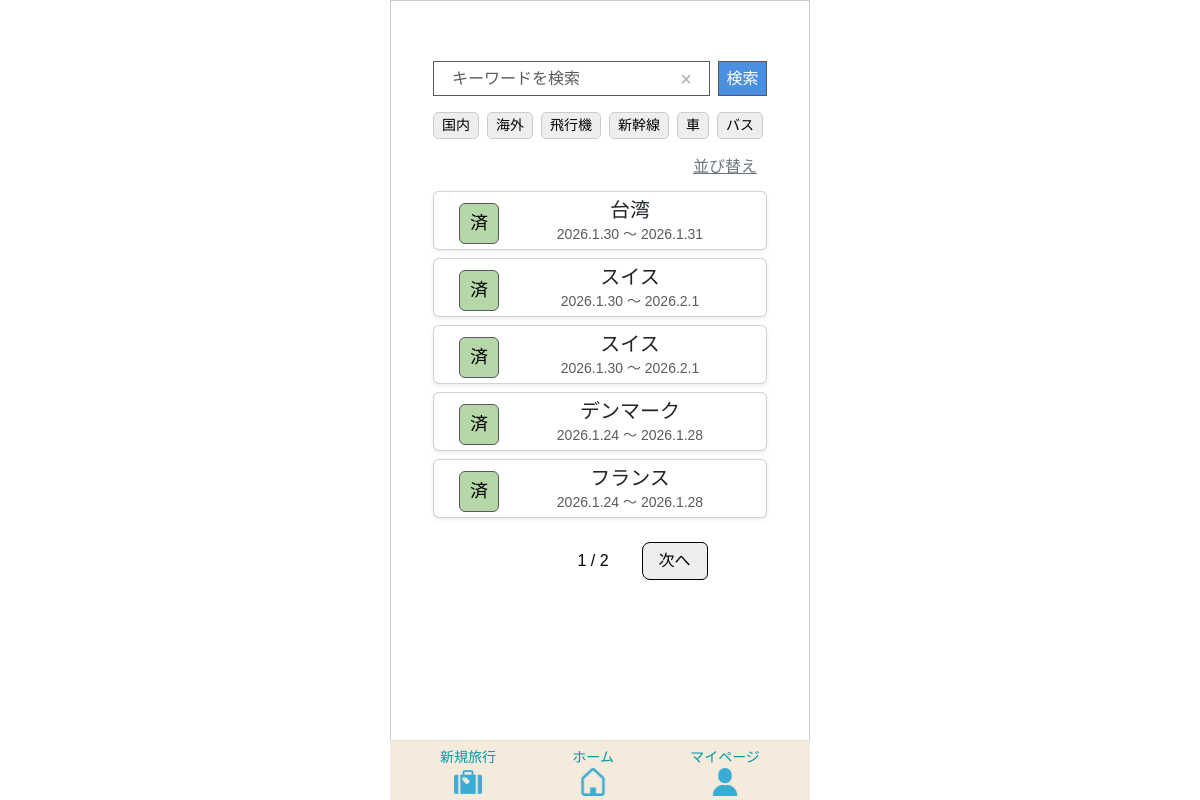
The app's page /home/ (signed in) with its own data.
### app/models/travel.py (models this page shows, shortened)
class Transport(models.Model):
    class TransportType(models.IntegerChoices):
     AIRPLANE   = 0, _("飛行機")
     SHINKANSEN = 1, _("新幹線")
     CAR        = 2, _("車")
     BUS        = 3, _("バス")
     TRAIN      = 4, _("電車")
     OTHER      = 5, _("その他")
    transport_id = models.AutoField(
        primary_key=True,
        verbose_name=_("交通手段ID")
    )
    transport_type = models.IntegerField(
    choices=TransportType.choices,
    verbose_name=_("交通手段")
    )
    created_at = models.DateTimeField(
        auto_now_add=True,
        verbose_name=_("作成日")
    )
    updated_at = models.DateTimeField(
       auto_now=True,
        verbose_name=_("更新日")
    )
    class Meta:
        verbose_name = _("交通手段")
        verbose_name_plural = _("交通手段")

class Travel_info(models.Model):
    class StayType(models.IntegerChoices):
        DAY_TRIP = 0, _("日帰り")
        STAY     = 1, _("宿泊")
    class LocationType(models.IntegerChoices):
        DOMESTIC = 0, _("国内")
        OVERSEAS = 1, _("海外")
    class StatusType(models.IntegerChoices):
        NOT_DONE  = 0, _("未")
        COMPLETE  = 1, _("完")
        PROCESSED = 2, _("済")
    travel_info_id = models.AutoField(
        primary_key=True,
        verbose_name=_("旅行情報ID")
    )
    user = models.ForeignKey(
        settings.AUTH_USER_MODEL,
        on_delete=models.CASCADE,
        verbose_name=_("ユーザーID")
    )
    travel_title = models.CharField(
        max_length=100,
        verbose_name=_("旅行タイトル")
    )
    start_date = models.DateField(
        verbose_name=_("開始日")
    )
    end_date = models.DateField(
        verbose_name=_("終了日")
    )
    stay_type = models.IntegerField(
        choices=StayType.choices,
        verbose_name=_("宿泊タイプ")
    )
    location = models.IntegerField(
        choices=LocationType.choices,
        verbose_name=_("場所"),
    )
    memo = models.CharField(
        max_length=230,
        blank=True,
        verbose_name=_("メモ")
    )
    status = models.IntegerField(
        choices=StatusType.choices,
        default=0,
        verbose_name=_("ステータス")
    )
    transport = models.ManyToManyField(
        "Transport",
        through="Travelmode",
        verbose_name=_("交通手段")
    )
    created_at = models.DateTimeField(
        auto_now_add=True,
        verbose_name=_("作成日")
    )
    updated_at = models.DateTimeField(
       auto_now=True,
        verbose_name=_("更新日")
    )
    class Meta:
        verbose_name = _("旅行情報")
        verbose_name_plural = _("旅行情報")

### app/views/home.py (the view)
# urls.py: path('home/', HomeView.as_view(), name='home'),
class HomeView(LoginRequiredMixin, TemplateView):
    template_name = "home/home.html"
    login_url = "/"
    def get(self, request, *args, **kwargs):
        keyword = request.GET.get("keyword", "")
        travel_type = request.GET.getlist("travel_type")
        transport_filter = [t for t in request.GET.getlist("transport") if t]
        sort = request.GET.get("sort", "")
        travels = Travel_info.objects.filter(user=request.user)
        if keyword:
            travels = travels.filter(travel_title__icontains=keyword)
        if travel_type:
            travels = travels.filter(location__in=travel_type)
        if transport_filter:
            travels = travels.filter(
                transport__transport_type__in=transport_filter
            )
        today = timezone.now().date()
        completed_travel_ids = (
            TravelItem.objects
            .filter(travel_category__template__travel_info__user=request.user)
            .values("travel_category__template__travel_info")
            .annotate(
                total=Count("id"),
                done=Count("id", filter=Q(item_checked=TravelItem.ItemChecked.YES))
            )
            .filter(total=F("done"))
            .values_list("travel_category__template__travel_info", flat=True)
        )
        travels = travels.annotate(
            display_status=Case(
                When(end_date__lt=today, then=Value("済")),
                When(travel_info_id__in=completed_travel_ids, then=Value("完")),
                default=Value("未"),
                output_field=CharField()
            )
        )
        travels = travels.annotate(
            status_order=Case(
                When(display_status="完", then=0),
                When(display_status="未", then=1),
                When(display_status="済", then=2),
                default=3,
                output_field=IntegerField(),
            )
        )
        if sort == "title_asc":
            travels = travels.order_by("travel_title")
        elif sort == "title_desc":
            travels = travels.order_by("-travel_title")
        elif sort == "date_asc":
            travels = travels.order_by("start_date")
        elif sort == "date_desc":
            travels = travels.order_by("-start_date")
        else:
            travels = travels.order_by("status_order", "-start_date")
        paginator = Paginator(travels, 5)
        page = request.GET.get("page")
        travels_page = paginator.get_page(page)
        tags = Transport.objects.exclude(
            transport_type=Transport.TransportType.OTHER
        )
        return render(request, self.template_name, {
            "travels": travels_page,
            "keyword": keyword,
            "tags": tags,
            "travel_type": travel_type,
            "transport": transport_filter,
            "sort": sort,
        })

### templates/home/home.html (shortened to what this page needs)
{% extends 'base.html' %}
{% load static %}
{% block extra_css %}
{{ block.super }}
<link rel="stylesheet" href="{% static 'tabipre/css/home.css' %}">
{% endblock %}
{% block content %}
<div class="container mt-5">
    <form method="GET" id="searchForm" class="d-flex mb-3 position-relative">
        <span id="clearBtn" class="clear-btn">&times;</span>
        <input type="text" name="keyword" id="keywordInput"
               value="{{ keyword }}"
               class="form-control me-2 search-input"
               placeholder="キーワードを検索">
        <button class="search-btn">検索</button>
    </form>
    <div class="d-flex flex-row flex-nowrap overflow-auto mb-2">
        <a href="#"
           class="tag-badge {% if '0' in travel_type %}selected{% endif %}"
           data-type="travel_type" data-value="0">国内</a>
        <a href="#"
           class="tag-badge {% if '1' in travel_type %}selected{% endif %}"
           data-type="travel_type" data-value="1">海外</a>
        {% for tag in tags %}
            <a href="#"
               class="tag-badge {% if tag.transport_type|stringformat:'s' in transport %}selected{% endif %}"
               data-type="transport"
               data-value="{{ tag.transport_type }}">
                {{ tag.get_transport_type_display }}
            </a>
        {% endfor %}
    </div>
    <div class="sort-btn-wrapper mb-2">
        <a href="#" class="sort-btn" data-bs-toggle="modal" data-bs-target="#sortModal">
            並び替え
        </a>
    </div>
    {% for t in travels %}
        <a href="{% url 'app:travel_detail' t.travel_info_id %}" class="text-decoration-none text-dark">
            <div class="card mb-2 shadow-sm">
                <div class="card-body d-flex align-items-center">
                    <div class="align-items-center">
                        {% if t.display_status == "未" %}
                            <span class="badge-t status-mi">未</span>
                        {% elif t.display_status == "完" %}
                            <span class="badge-t status-kan">完</span>
                        {% elif t.display_status == "済" %}
                            <span class="badge-t status-zumi">済</span>
                        {% endif %}
                    </div>
                    <div class="flex-grow-1 d-flex flex-column justify-content-center text-center">
                        <h5 class="card-title">{{ t.travel_title }}</h5>
                        <p class="card-text text-muted">
                            {{ t.start_date|date:"Y.n.j" }} 〜 {{ t.end_date|date:"Y.n.j" }}
                        </p>
                    </div>
                </div>
            </div>
        </a>
    {% empty %}
        <p class="text-center text-muted">旅行がありません</p>
    {% endfor %}
    <div class="d-flex justify-content-center mt-4">
        <nav>
            <ul class="pagination">
                {% if travels.has_previous %}
                    <li class="page-item">
                        <a class="page-link"
                           href="?page={{ travels.previous_page_number }}&keyword={{ keyword }}&sort={{ sort }}">
                           前へ
                        </a>
                    </li>
                {% else %}
                    <li class="page-item disabled">
                    </li>
                {% endif %}
                <li class="page-item active">
                    <span class="page-link">
                        {{ travels.number }} / {{ travels.paginator.num_pages }}
                    </span>
                </li>
                {% if travels.has_next %}
                    <li class="page-item">
                        <a class="page-link"
                           href="?page={{ travels.next_page_number }}&keyword={{ keyword }}&sort={{ sort }}">
                           次へ
                        </a>
                    </li>
                {% else %}
                    <li class="page-item disabled">
                        <span class="page-link" style="visibility: hidden;">次へ</span>
                    </li>
                {% endif %}
            </ul>
        </nav>
    </div>
</div>
{% endblock %}

### static/tabipre/css/base/base.css (style rules this page uses)
.badge-t { display: inline-block; min-width: 32px; border-radius: 6px; font-size: 18px; padding: 6px 10px; margin: 5px 20px 0 0 !important; border: 1px solid #595959; }
.badge-t.status-zumi { background: #b6d7a8; color: #000; }
.card-body { padding: 8px 16px !important; }
input, select, textarea { width: 100%; padding: 10px 12px; border-radius: 6px; border: 1px solid #ccc; font-size: 18px; box-sizing: border-box; }
input, select, textarea { border-radius: 0; }
input.form-control, select.form-control, textarea.form-control { border-radius: 0 !important; }
input, select, textarea { width: 100%; padding: 6px 10px; border-radius: 0; border: 1px solid #ccc; font-size: 18px; box-sizing: border-box; }
input, select, textarea { width: 100%; padding: 6px 10px; border-radius: 0; border: 1px solid #595959; font-size: 18px; box-sizing: border-box; }
input.form-control, select.form-control, textarea.form-control { border: 1px solid #595959 !important; }

### static/tabipre/css/home.css (style rules this page uses)
form input { border: 1px solid #ccc; padding: 8px; width: 100%; background-color: #ffffff; box-sizing: border-box; transition: border-color 0.25s ease, box-shadow 0.25s ease; color: #000; }
.search-input { height: 35px; width: 85%; padding: 4px 8px; border: 1px solid #ccc; }
.search-btn { font-size: 16px; background-color: #4a90e2; color: #fff; height: 35px; width: 50px; padding: 4px 6px; line-height: 1; border: 1px solid #595959; }
input[type="text"], button { border-radius: 0; }
.card-body { padding: 4px 25px !important; }
.card-title { margin: 2px 0; }
.card-text { margin: 0; font-size: 14px; }
.sort-btn-wrapper { display: flex; justify-content: flex-end; }
.sort-btn { padding: 4px 10px; font-size: 16px; color: #6c757d; }
.tag-badge { display: inline-block; background-color: #eee; color: #000; padding: 2px 8px; border-radius: 5px; font-size: 14px; white-space: nowrap; margin-right: 8px; border: 1px solid #ccc; text-decoration: none; margin-bottom: 4px; }
.pagination { display: flex; justify-content: center; align-items: center; gap: 24px; }
.page-link { background-color: #eee !important; color: #000; border: 1px solid #000 !important; padding: 6px 16px; border-radius: 8px; font-size: 16px; }
.page-item span.page-link { background: #fff !important; color: #000 !important; border: none !important; padding: 6px 10px; font-size: 16px; }
.clear-btn { position: absolute; right: 70px; top: 50%; transform: translateY(-50%); font-size: 20px; color: #aaa; cursor: pointer; padding: 5px; background: transparent; z-index: 10; display: block; }
.search-input { padding-right: 40px; }
.search-input::placeholder { padding-left: 10px; }

### records on screen
Transport: transport_type "飛行機"
Transport: transport_type "新幹線"
Transport: transport_type "車"
Transport: transport_type "バス"
Travel_info: shows "済", travel_title "台湾", start_date "2026.1.30", end_date "2026.1.31"
Travel_info: shows "済", travel_title "スイス", start_date "2026.1.30", end_date "2026.2.1"
Travel_info: shows "済", travel_title "スイス", start_date "2026.1.30", end_date "2026.2.1"
Travel_info: shows "済", travel_title "デンマーク", start_date "2026.1.24", end_date "2026.1.28"
Travel_info: shows "済", travel_title "フランス", start_date "2026.1.24", end_date "2026.1.28"

### other values on screen
{{ travels.number }} "1"
{{ travels.paginator.num_pages }} "2"
